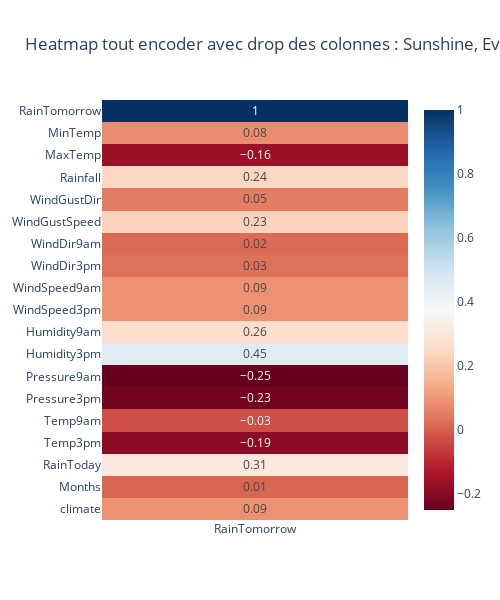

The notebook cell this image was saved under:
### Code cell
fig_drop_col = px.imshow(df_drop_col.corr().round(2)['RainTomorrow'].to_frame(), text_auto = True, aspect = 'auto', color_continuous_scale='RdBu',
                         title = 'Heatmap tout encoder avec drop des colonnes : Sunshine, Evaporation, Cloud9am, Cloud3pm',
                         width = 500,
                         height = 600)
fig_drop_col.show()

### Figure 1 — Plotly figure (JSON) as saved in the notebook; plotly's stock layout.template omitted (floating-point values rounded to 4 significant figures)
{"data": [{"coloraxis": "coloraxis", "hovertemplate": "x: %{x}<br>y: %{y}<br>color: %{z}<extra></extra>", "name": "0", "texttemplate": "%{z}", "type": "heatmap", "x": ["RainTomorrow"], "xaxis": "x", "y": ["RainTomorrow", "MinTemp", "MaxTemp", "Rainfall", "WindGustDir", "WindGustSpeed", "WindDir9am", "WindDir3pm", "WindSpeed9am", "WindSpeed3pm", "Humidity9am", "Humidity3pm", "Pressure9am", "Pressure3pm", "Temp9am", "Temp3pm", "RainToday", "Months", "climate"], "yaxis": "y", "z": [[1], [0.08], [-0.16], [0.24], [0.05], [0.23], [0.02], [0.03], [0.09], [0.09], [0.26], [0.45], [-0.25], [-0.23], [-0.03], [-0.19], [0.31], [0.01], [0.09]]}], "layout": {"coloraxis": {"colorscale": [[0, "rgb(103,0,31)"], [0.1, "rgb(178,24,43)"], [0.2, "rgb(214,96,77)"], [0.3, "rgb(244,165,130)"], [0.4, "rgb(253,219,199)"], [0.5, "rgb(247,247,247)"], [0.6, "rgb(209,229,240)"], [0.7, "rgb(146,197,222)"], [0.8, "rgb(67,147,195)"], [0.9, "rgb(33,102,172)"], [1, "rgb(5,48,97)"]]}, "height": 600, "title": {"text": "Heatmap tout encoder avec drop des colonnes : Sunshine, Evaporation, Cloud9am, Cloud3pm"}, "width": 500, "xaxis": {"anchor": "y", "domain": [0, 1]}, "yaxis": {"anchor": "x", "autorange": "reversed", "domain": [0, 1]}}}
